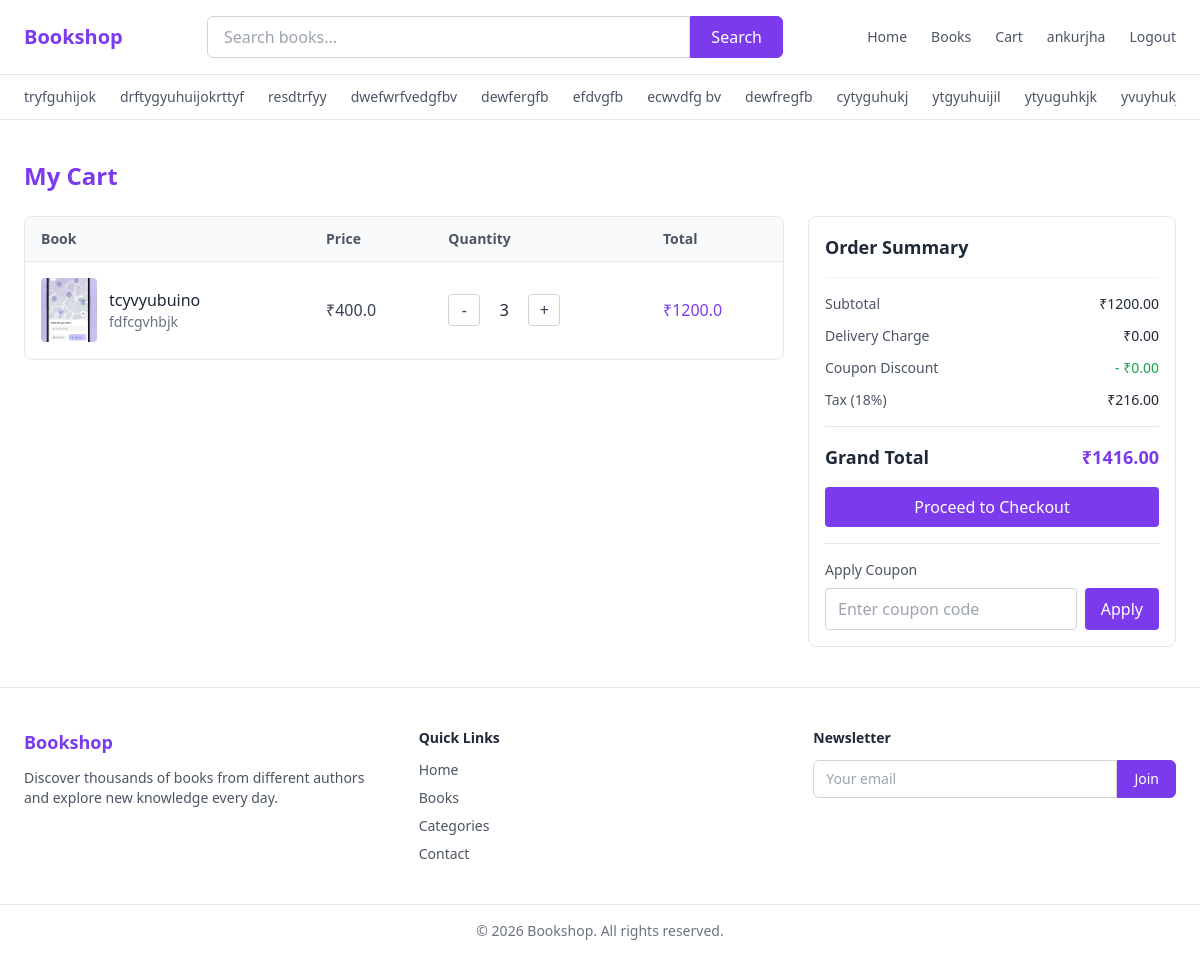
The page /cart/ (signed in) on the database as committed earlier.
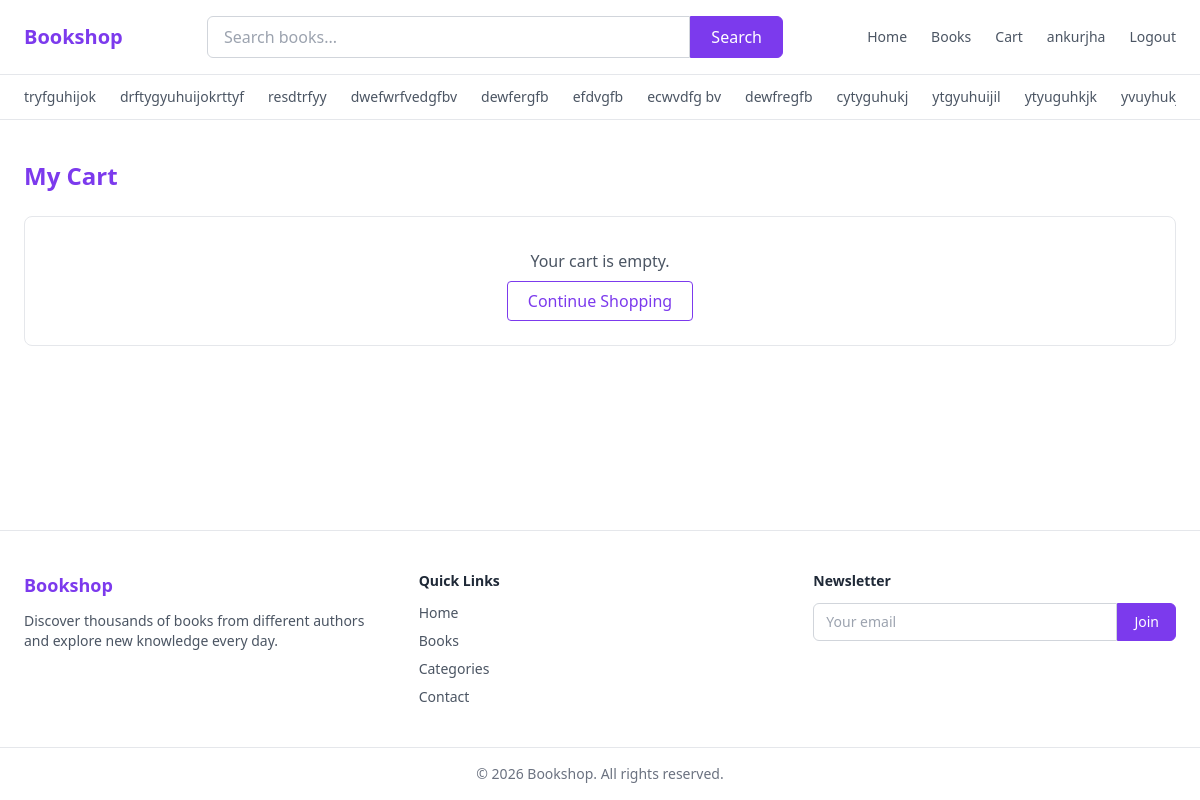
The same page on the database as committed later.
### ecom/models.py (models this page shows, shortened)
class Genere(models.Model):
    title = models.CharField(max_length=200)
    slug = models.SlugField(max_length=200, unique=True)
    description = models.TextField(null=True, blank=True)

class OrderItem(models.Model):
    order = models.ForeignKey(Order, on_delete=models.CASCADE, related_name='items')
    book = models.ForeignKey(Book, on_delete=models.CASCADE)
    quantity = models.IntegerField(default=1)

class Book(models.Model):
    title = models.CharField(max_length=200)
    slug = models.SlugField(max_length=200, unique=True)
    price = models.FloatField()
    discount_price = models.FloatField(null=True, blank=True)
    description = models.TextField()
    nu_of_pages = models.IntegerField(default=0)
    author = models.ForeignKey(Author, on_delete=models.CASCADE, related_name='authors')
    genere = models.ForeignKey(Genere, on_delete=models.CASCADE, related_name='category')
    cover_image = models.ImageField(upload_to='books/cover')
    edition = models.CharField(default='latest edition')
    isbn = models.CharField(max_length=200)

class Author(models.Model):
    name = models.CharField(max_length=200)
    slug = models.SlugField(max_length=200, unique=True)
    email = models.EmailField(null=True, blank=True)
    contact = models.CharField(max_length=20, null=True, blank=True)

### ecom/checkoutView.py (the view, shortened to what this page needs)
# urls.py: path('cart/', cart, name='cart'),
@login_required
def cart(req):
    order = Order.objects.filter(user=req.user, status='pending').first()
    if order is None:
        data = {
            'title': 'Cart',
            'order': None,
            'items': [],
            'generes': Genere.objects.all(),
        }
        return render(req, 'cart.html', data)
    items = OrderItem.objects.filter(order=order).select_related('book')
    _update_order_total(order)
    for item in items:
        if item.book.discount_price is not None:
            item_price = item.book.discount_price
        else:
            item_price = item.book.price
        item.item_total = item_price * item.quantity
    subtotal = order.get_subtotal()
    delivery_charge = order.get_delivery_charge()
    coupon_discount = order.get_coupon_discount()
    tax_amount = order.get_tax_amount()
    grand_total = order.get_final_total()
    data = {
        'title': 'Cart',
        'order': order,
        'items': items,
        'subtotal': subtotal,
        'delivery_charge': delivery_charge,
        'coupon_discount': coupon_discount,
        'tax_amount': tax_amount,
        'grand_total': grand_total,
        'generes': Genere.objects.all(),
    }
    return render(req, 'cart.html', data)

### ecom/checkoutView.py (called while the page is built)
def _update_order_total(order):
    order.total_price = order.get_subtotal()
    order.save()

### ecom/models.py (called while the page is built)
    def get_subtotal(self):
        subtotal = 0
        items = self.items.select_related('book').all()
        for item in items:
            unit_price = item.book.discount_price if item.book.discount_price is not None else item.book.price
            subtotal += unit_price * item.quantity
        return subtotal

    def get_delivery_charge(self):
        subtotal = self.get_subtotal()
        if subtotal > 0 and subtotal < 500:
            return 49
        return 0

    def get_coupon_discount(self):
        subtotal = self.get_subtotal()
        if self.coupon and self.coupon.active:
            return min(self.coupon.discount_amount, subtotal)
        return 0

    def get_tax_amount(self):
        subtotal = self.get_subtotal()
        coupon_discount = self.get_coupon_discount()
        delivery_charge = self.get_delivery_charge()
        taxable_amount = max(subtotal - coupon_discount, 0) + delivery_charge
        return taxable_amount * 0.18

### ecom/templates/cart.html (shortened to what the changed rows need)
{% extends 'base.html' %}
{% block content %}
<div class="w-full max-w-7xl mx-auto">
	<h1 class="text-2xl font-semibold text-violet-600 mb-6">My Cart</h1>
	{% if items %}
		<div class="grid grid-cols-1 lg:grid-cols-3 gap-6 items-start">
			<div class="lg:col-span-2 border border-gray-200 rounded-lg overflow-x-auto bg-white">
				<table class="w-full min-w-full">
					<thead class="bg-gray-50 border-b border-gray-200">
						<tr>
							<th class="text-left px-4 py-3 text-sm text-gray-600">Book</th>
							<th class="text-left px-4 py-3 text-sm text-gray-600">Price</th>
							<th class="text-left px-4 py-3 text-sm text-gray-600">Quantity</th>
							<th class="text-left px-4 py-3 text-sm text-gray-600">Total</th>
						</tr>
					</thead>
					<tbody>
						{% for item in items %}
							<tr class="border-b border-gray-100">
								<td class="px-4 py-4">
									<div class="flex items-center gap-3">
										<img src="{{ item.book.cover_image.url }}" class="w-14 h-16 object-cover rounded" />
										<div>
											<p class="font-medium text-gray-800">{{ item.book.title }}</p>
											<p class="text-sm text-gray-500">{{ item.book.author.name }}</p>
										</div>
									</div>
								</td>
								<td class="px-4 py-4 text-gray-700">
									{% if item.book.discount_price %}
										₹{{ item.book.discount_price }}
									{% else %}
										₹{{ item.book.price }}
									{% endif %}
								</td>
								<td class="px-4 py-4">
									<div class="flex items-center gap-2">
										<a href="{% url 'remove_from_cart' item.id %}" class="w-8 h-8 border border-gray-300 rounded flex items-center justify-center text-gray-700 hover:bg-gray-100">-</a>
										<span class="min-w-8 text-center">{{ item.quantity }}</span>
										<a href="{% url 'add_to_cart' item.book.slug %}" class="w-8 h-8 border border-gray-300 rounded flex items-center justify-center text-gray-700 hover:bg-gray-100">+</a>
									</div>
								</td>
								<td class="px-4 py-4 font-medium text-violet-600">
									₹{{ item.item_total }}
								</td>
							</tr>
						{% endfor %}
					</tbody>
				</table>
			</div>
			<div class="w-full lg:sticky lg:top-6 border border-gray-200 rounded-lg p-4 bg-white h-fit">
				<h2 class="text-lg font-semibold text-gray-800 mb-4">Order Summary</h2>
				<div class="space-y-3 text-sm border-t border-gray-100 pt-4">
					<div class="flex items-center justify-between">
						<span class="text-gray-600">Subtotal</span>
						<span class="font-medium">₹{{ subtotal|floatformat:2 }}</span>
					</div>
					<div class="flex items-center justify-between">
						<span class="text-gray-600">Delivery Charge</span>
						<span class="font-medium">₹{{ delivery_charge|floatformat:2 }}</span>
					</div>
					<div class="flex items-center justify-between">
						<span class="text-gray-600">Coupon Discount</span>
						<span class="font-medium text-green-600">- ₹{{ coupon_discount|floatformat:2 }}</span>
					</div>
					<div class="flex items-center justify-between">
						<span class="text-gray-600">Tax (18%)</span>
						<span class="font-medium">₹{{ tax_amount|floatformat:2 }}</span>
					</div>
				</div>
				<div class="mt-4 pt-4 border-t border-gray-200 flex items-center justify-between text-lg font-semibold">
					<span>Grand Total</span>
					<span class="text-violet-600">₹{{ grand_total|floatformat:2 }}</span>
				</div>
				<a href="{% url 'checkout' %}" class="mt-4 block w-full text-center px-4 py-2 bg-violet-600 text-white rounded hover:bg-violet-700">Proceed to Checkout</a>
				<div class="mt-4 pt-4 border-t border-gray-200">
					<label class="block text-sm text-gray-600 mb-2">Apply Coupon</label>
					{% if order.coupon %}
					<div class="mb-2 text-xs text-green-600 font-medium">
						Applied: {{ order.coupon.code }}
					</div>
					<form method="POST">
						{% csrf_token %}
						<input type="hidden" name="action" value="remove_coupon">
						<button type="submit" class="w-full border border-red-500 text-red-500 py-2 rounded hover:bg-red-50">Remove Coupon</button>
					</form>
					{% else %}
					<form method="POST">
						<div class="flex gap-2">
							<input type="text" name="coupon_code" placeholder="Enter coupon code" class="w-full border border-gray-300 px-3 py-2 rounded focus:outline-none focus:border-violet-500">
							<button type="submit" class="px-4 py-2 bg-violet-600 text-white rounded hover:bg-violet-700">Apply</button>
						</div>
					</form>
					{% endif %}
				</div>
			</div>
		</div>
	{% else %}
		<div class="border border-gray-200 rounded-lg p-8 text-center bg-white">
			<p class="text-gray-600 mb-4">Your cart is empty.</p>
			<a href="{% url 'home' %}" class="px-5 py-2 border border-violet-600 text-violet-600 rounded hover:bg-violet-600 hover:text-white">Continue Shopping</a>
		</div>
	{% endif %}
</div>
{% endblock %}

### ecom/templates/header.html (shortened to what this page needs)
<header class="border-b border-gray-200 bg-white">
  <div class="max-w-7xl mx-auto px-6 py-4 flex items-center justify-between">
    <a href="{% url "home" %}"><div class="text-xl font-semibold text-violet-600">Bookshop</div></a>
    <form action="" class="w-1/2">
      <div class="flex">
        <input type="text" name="search" placeholder="Search books..." class="w-full px-4 py-2 border border-gray-300 rounded-l-md focus:outline-none focus:border-violet-500" />
        <button class="px-5 bg-violet-600 text-white border border-violet-600 rounded-r-md">Search</button>
      </div>
    </form>
    <nav class="flex items-center gap-6 text-sm">
      <a href="/" class="text-gray-600 hover:text-violet-600">Home</a>
      <a href="#" class="text-gray-600 hover:text-violet-600">Books</a>
      <a href="{% url 'cart' %}" class="text-gray-600 hover:text-violet-600">Cart</a>
      {% if request.user.is_authenticated %}
      <span class="text-gray-600">{{ request.user.username }}</span>
      <a href="{% url 'logout' %}" class="text-gray-600 hover:text-violet-600">Logout</a>
      {% else %}
      <a href="{% url 'login' %}" class="text-gray-600 hover:text-violet-600">Login</a>
      <a href="{% url 'signup' %}" class="text-gray-600 hover:text-violet-600">Sign Up</a>
      {% endif %}
    </nav>
  </div>
  <div class="border-t border-gray-200">
    <div class="max-w-7xl mx-auto px-6">
      <div class="flex gap-6 py-3 overflow-x-auto whitespace-nowrap text-sm">
        {% for genere in generes %}
          <a href="?category={{ genere.slug }}" class="text-gray-600 hover:text-violet-600">{{ genere.title }}</a>
        {% endfor %}
      </div>
    </div>
  </div>
</header>

Rows that differ between the two databases and show on the page:
removed OrderItem: book.cover_image (picture), book "tcyvyubuino", book.author.name "fdfcgvhbjk", book.discount_price "400.0", quantity "3", item_total "1200.0"
Other text that changed with them:
{{ subtotal|floatformat:2 }}: "1200.00" → (not shown)
{{ delivery_charge|floatformat:2 }}: "0.00" → (not shown)
{{ coupon_discount|floatformat:2 }}: "0.00" → (not shown)
{{ tax_amount|floatformat:2 }}: "216.00" → (not shown)
{{ grand_total|floatformat:2 }}: "1416.00" → (not shown)
text no longer shown: "Book Price Quantity Total Order Summary Subtotal ₹ Delivery Charge ₹ Coupon Discount - ₹ Tax (18%) ₹ Grand Total ₹ Proceed to Checkout Apply Coupon Apply"
text now shown: "Your cart is empty. Continue Shopping"
